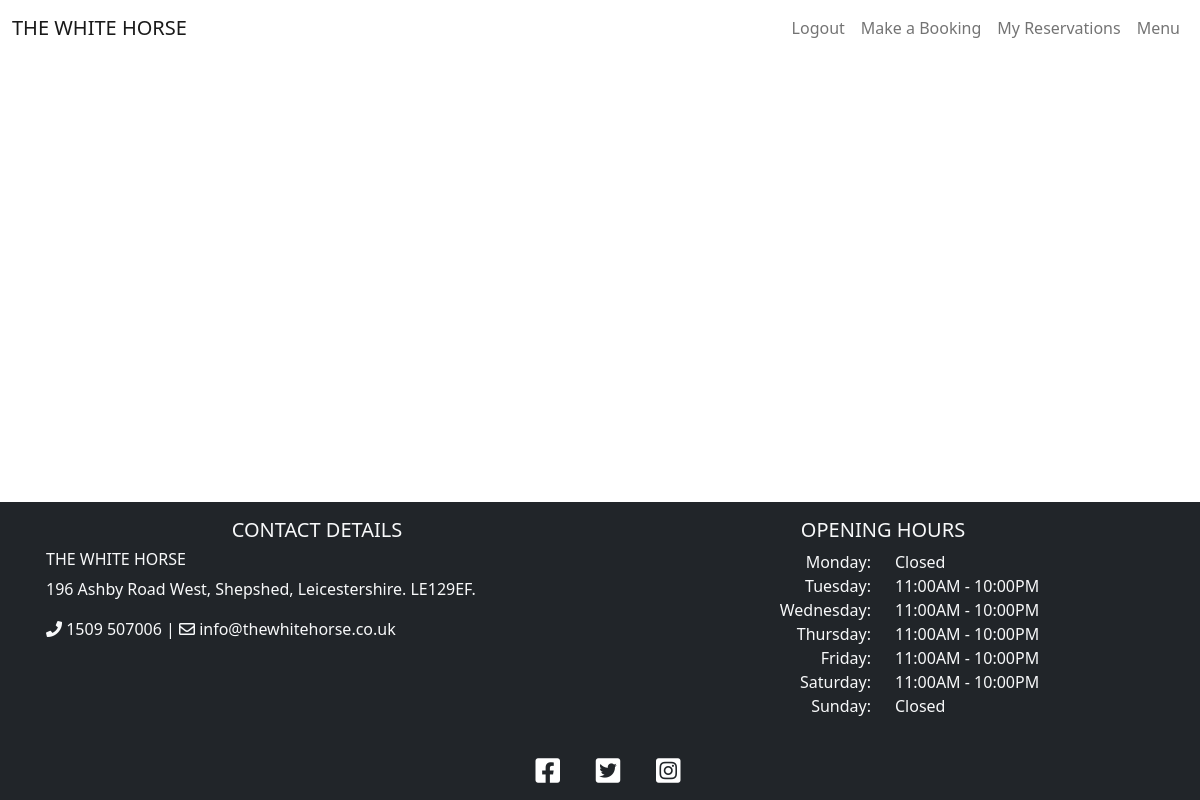
Before: /reservations (signed in) with the older database file.
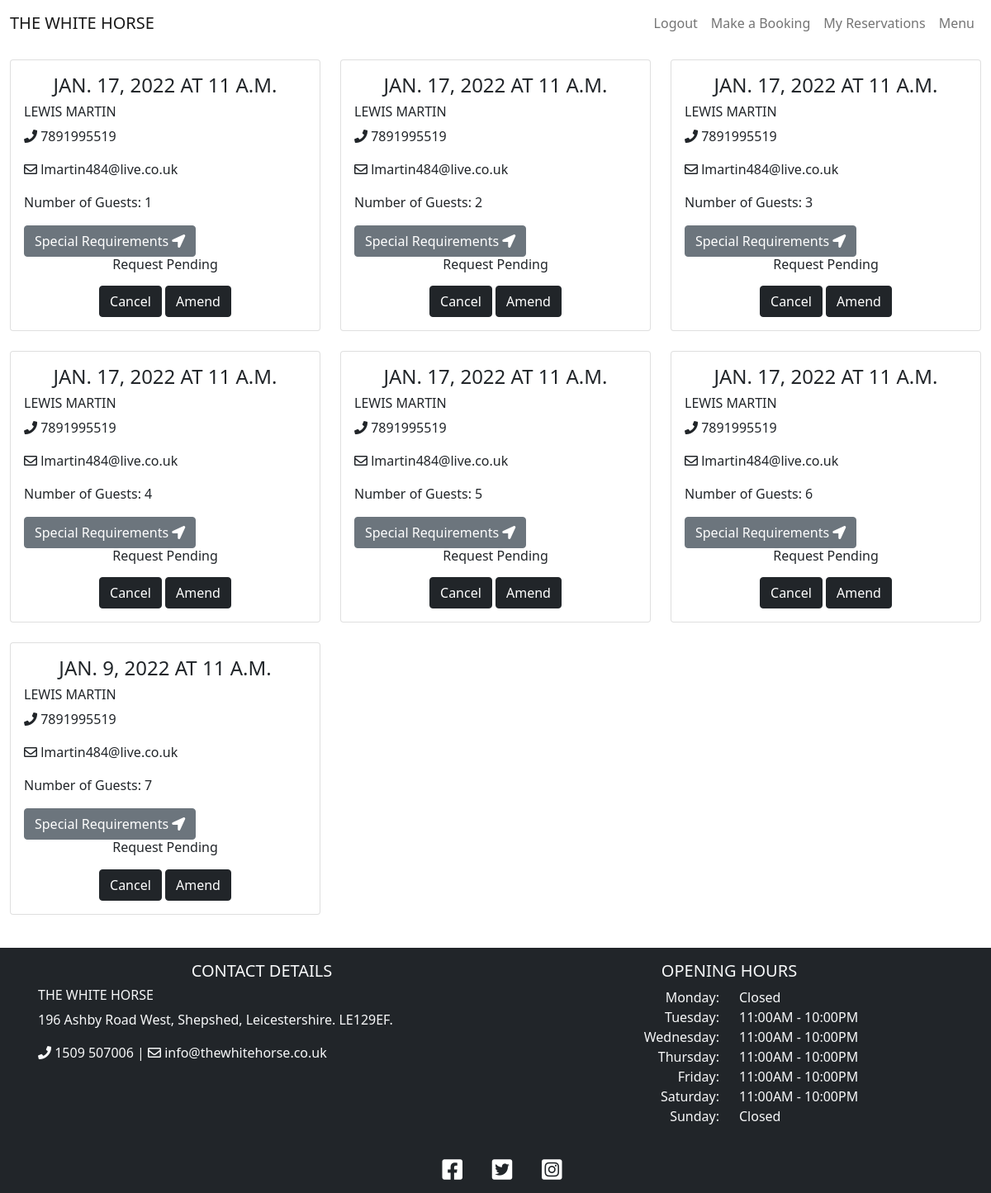
After: the same page with the newer database file.
### booking/models.py (models this page shows, shortened)
class Booking(models.Model):
    user = models.ForeignKey(User, on_delete=models.CASCADE)
    lead = models.CharField(max_length=200, blank=False)
    email = models.CharField(max_length=200, blank=False)
    mobile = models.IntegerField(blank=False)
    date = models.DateField(blank=False)
    time = models.TimeField(blank=False)
    arrival = models.DateTimeField(null=True)
    notes = models.TextField(max_length=200)
    guests = models.PositiveIntegerField(blank=False)
    status = models.IntegerField(choices=STATUS, default=0)
    class Meta:
        ordering = ['-date']

### booking/views.py (the view)
# urls.py: path('reservations', views.ReservationList.as_view(), name='reservations'),
class ReservationList(generic.ListView):
    model = Booking
    def get(self, request, *args, **kwargs):
        reservations = Booking.objects.filter(user=request.user)
        return render(
            request, 'reservations.html',
            {
                'reservations': reservations,
            },
        )

### templates/reservations.html (shortened to what this page needs)
{% extends "base.html" %}
{% block content %}
<div class="container-fluid mb-3">
    <div class="row">
        <div class="col-12 mt-3 left">
            <div class="row">
                {% for reservation in reservations %}
                <div class="col-md-4">
                    <div class="card mb-4">
                        <div class="card-body">
                            <h4 class='card-title text-uppercase text-center'>{{ reservation.date }} at
                                {{ reservation.time }}</h4>
                            <h6 class="text-uppercase">{{ reservation.lead }}</h6>
                            <div class='card-text'>
                                <p><i class="fas fa-phone"></i> {{ reservation.mobile }}</p>
                                <p><i class="far fa-envelope"></i> {{ reservation.email }}</p>
                                <p>Number of Guests: {{ reservation.guests }}</p>
                                <button data-bs-toggle='modal' data-bs-target='#notes' class="btn btn-secondary">Special
                                    Requirements <i class="fas fa-location-arrow"></i></button>
                                <div class='text-center h6'>
                                    {% if reservation.status == 1 %}
                                    <p>Reservation Accepted</p>
                                    {% elif reservation.status == 2 %}
                                    <p>Reservation Declined</p>
                                    {% else %}
                                    <p>Request Pending</p>
                                    {% endif %}
                                </div>
                            </div>
                            <div class='text-center'>
                                <a href="/cancel/{{ reservation.id }}"><button class="btn btn-dark">Cancel</button></a>
                                <a href="/amend/{{ reservation.id }}"><button class="btn btn-dark">Amend</button></a>
                            </div>
                        </div>
                    </div>
                </div>
                {% if forloop.counter|divisibleby:3  %}
            </div>
                <div class="row">
                    {% endif %}
                    {% endfor %}
                </div>
        </div>
    </div>
</div>
{% endblock %}

### templates/base.html (shortened to what this page needs)
{% load static %}
<!DOCTYPE html>
<html lang="en">
<head>
    <link rel="stylesheet" href="https://cdnjs.cloudflare.com/ajax/libs/font-awesome/5.15.3/css/all.min.css">
    <link href="https://cdn.jsdelivr.net/npm/bootstrap@5.0.1/dist/css/bootstrap.min.css" rel="stylesheet"
>
    <link rel="stylesheet" href="https://cdnjs.cloudflare.com/ajax/libs/jquery-datetimepicker/2.5.20/jquery.datetimepicker.min.css" />
    <link rel="stylesheet" href="{% static 'css/style.css' %}">
</head>
<body class="site">
    <header>
        <nav class="navbar sticky-top navbar-expand-lg navbar-light">
            <div class="container-fluid">
                <a class="navbar-brand text-uppercase" href="{% url 'index' %}">The White Horse</a>
                <div class="collapse navbar-collapse" id="navbarNav">
                    <ul class="navbar-nav ms-auto">
                        {% if user.is_authenticated %}
                        <li class="nav-item">
                            <a class="nav-link" href="{% url 'account_logout' %}">Logout</a>
                        </li>
                        {% endif %}
                        {% if user.is_authenticated %}
                        <li class="nav-item">
                            <a class="nav-link" href="{% url 'booking' %}">Make a Booking</a>
                        </li>
                        <li class="nav-item">
                            <a class="nav-link" href="{% url 'reservations' %}">My Reservations</a>
                        </li>
                        {% else %}
                        <li class="nav-item">
                            <a class="nav-link" href="{% url 'account_signup' %}">Make a Booking</a>
                        </li>
                        {% endif %}
                        <li class="nav-item">
                            <a class="nav-link" href="#">Menu</a>
                        </li>
                    </ul>
                </div>
            </div>
        </nav>
    </header>
    <main class="site-content">
        {% block content %}
        {% endblock content %}
    </main>
    <footer class="footer bg-dark text-light text-lg-start text-center">
        <div class="container p-3">
            <div class="row">
                <div class="col-lg-6 col-md-12 mb-4 mb-md-0">
                    <h5 class="text-uppercase text-center">Contact Details</h5>
                    <h6 class="text-uppercase">The White Horse</h6>
                    <p>
                        196 Ashby Road West, Shepshed, Leicestershire. LE129EF.
                    </p>
                    <p>
                        <i class="fas fa-phone"></i> 1509 507006 | <i class="far fa-envelope"></i> info@thewhitehorse.co.uk
                    </p>
                </div>
                <div class="col-lg-6 col-md-12 mb-4 mb-md-0">
                    <h5 class="text-uppercase text-center">Opening Hours</h5>
                    <div class="row">
                        <div class="col">
                            <ul class="text-lg-end text-center list-unstyled">
                                <li>
                                    Monday:
                                </li>
                                <li>
                                    Tuesday:
                                </li>
                                <li>
                                    Wednesday:
                                </li>
                                <li>
                                    Thursday:
                                </li>
                                <li>
                                    Friday:
                                </li>
                                <li>
                                    Saturday:
                                </li>
                                <li>
                                    Sunday:
                                </li>
                            </ul>
                        </div>
                        <div class="col">
                            <ul class="list-unstyled">
                                <li>
                                    Closed
                                </li>
                                <li>
                                    11:00AM - 10:00PM
                                </li>
                                <li>
                                    11:00AM - 10:00PM
                                </li>
                                <li>
                                    11:00AM - 10:00PM
                                </li>
                                <li>
                                    11:00AM - 10:00PM
                                </li>
                                <li>
                                    11:00AM - 10:00PM
                                </li>
                                <li>
                                    Closed
                                </li>
                            </ul>
                        </div>
                    </div>
                </div>
            </div>
        </div>
        <div class="text-center">
            <a href="https://en-gb.facebook.com/" target="_blank" rel="noopener" class="badge badge-light"
                aria-label="visit our Facebook page (opens in a new tab)"><i
                    class="fab fa-facebook-square ms-3 h3"></i></a>
            <a href="https://twitter.com/" target="_blank" rel="noopener" class="badge badge-light"
                aria-label="visit our Twitter page (opens in a new tab)"><i
                    class="fab fa-twitter-square ms-3 h3"></i></a>
            <a href="https://www.instagram.com/" target="_blank" rel="noopener" class="badge badge-light"
                aria-label="visit our Instagram page (opens in a new tab)"><i
                    class="fab fa-instagram-square ms-3 h3"></i></a>
        </div>
    </footer>
</body>
</html>

### static/css/style.css (style rules this page uses)
body { background-color: white; }
header { background-color: white; }
.site { display: flex; min-height: 100vh; flex-direction: column; }
.site-content { flex: 1; width: 100%; height: 100%; }

Changed rows visible on the page:
added Booking: date "JAN. 17, 2022", time "11 A.M.", lead "LEWIS MARTIN", mobile "7891995519", email "lmartin484@live.co.uk", guests "1", status "Request Pending"
added Booking: date "JAN. 17, 2022", time "11 A.M.", lead "LEWIS MARTIN", mobile "7891995519", email "lmartin484@live.co.uk", guests "2", status "Request Pending"
added Booking: date "JAN. 17, 2022", time "11 A.M.", lead "LEWIS MARTIN", mobile "7891995519", email "lmartin484@live.co.uk", guests "3", status "Request Pending"
added Booking: date "JAN. 17, 2022", time "11 A.M.", lead "LEWIS MARTIN", mobile "7891995519", email "lmartin484@live.co.uk", guests "4", status "Request Pending"
added Booking: date "JAN. 17, 2022", time "11 A.M.", lead "LEWIS MARTIN", mobile "7891995519", email "lmartin484@live.co.uk", guests "5", status "Request Pending"
added Booking: date "JAN. 17, 2022", time "11 A.M.", lead "LEWIS MARTIN", mobile "7891995519", email "lmartin484@live.co.uk", guests "6", status "Request Pending"
added Booking: date "JAN. 9, 2022", time "11 A.M.", lead "LEWIS MARTIN", mobile "7891995519", email "lmartin484@live.co.uk", guests "7", status "Request Pending"
